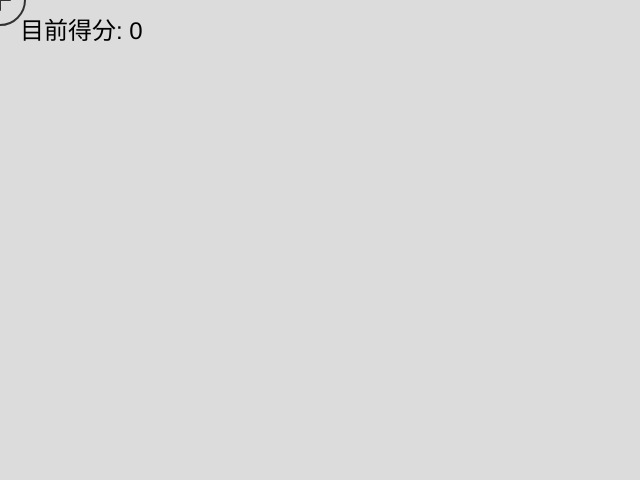
Frame 1 (no input)
Frame 60 (no input): identical to frame 1, image omitted
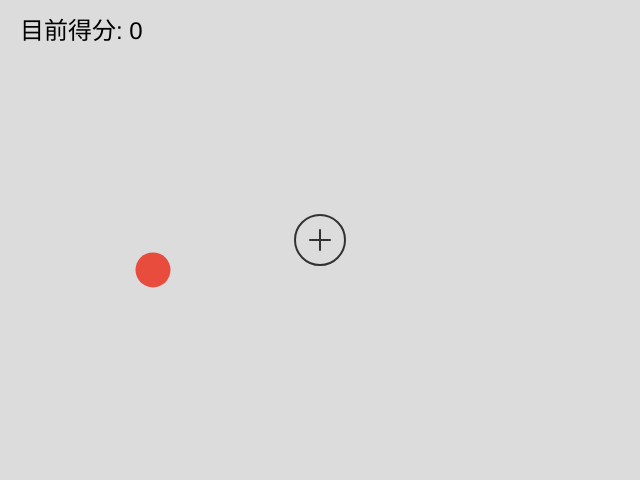
Frame 120 (the mouse pressed at the canvas centre since frame 60)

The p5.js sketch that drew these frames (run headless with seeded random() and noise() and a simulated clock; from frame 60 on, the mouse is pressed at the canvas centre):

// p5.js sketch
// ── sketch.js
// --- 全域變數定義 ---
let score = 0;          // 遊戲得分
let objects = [];       // 儲存掉落物的陣列
const netSize = 50;     // 保護網（滑鼠控制範圍）的直徑

function setup() {
  // 建立 640x480 的畫布
  createCanvas(640, 480);
}

function draw() {
  background(220); // 設定背景顏色為淺灰色

  // 1. 產生掉落物邏輯
  // frameCount 是 p5.js 內建變數，記錄從開始到現在跑了多少幀
  // 每 60 幀（大約 1 秒）產生一個新物件
  if (frameCount % 60 === 0) {
    // 隨機決定類型：0 為候鳥，1 為海洋垃圾
    let type = random([0, 1]);
    objects.push(new FallingObject(type));
  }

  // 2. 更新與顯示掉落物（使用倒序迴圈以安全刪除陣列元素）
  for (let i = objects.length - 1; i >= 0; i--) {
    let obj = objects[i];
    obj.move();
    obj.display();

    // 3. 碰撞偵測
    // 使用 dist() 判斷滑鼠（保護網中心）與掉落物的距離
    if (obj.checkCollision(mouseX, mouseY, netSize)) {
      // 接到物件時根據類型增減分數
      if (obj.type === 0) {
        score += 10; // 接到候鳥加 10 分
      } else {
        score -= 5;  // 接到垃圾扣 5 分
      }
      // 移除該物件
      objects.splice(i, 1);
    } 
    // 4. 超出畫面處理
    else if (obj.y > height + obj.size) {
      // 如果物件掉出底部，直接移除
      objects.splice(i, 1);
    }
  }

  // 5. 繪製保護網（滑鼠位置）
  drawNet(mouseX, mouseY);

  // 6. 顯示得分訊息
  displayScore();
}

/**
 * 繪製保護網的視覺化函數
 */
function drawNet(x, y) {
  noFill();
  stroke(50);
  strokeWeight(2);
  // 繪製圓形保護網
  ellipse(x, y, netSize, netSize);
  // 繪製簡單的瞄準線
  line(x - 10, y, x + 10, y);
  line(x, y - 10, x, y + 10);
}

/**
 * 顯示得分顯示在畫面上
 */
function displayScore() {
  fill(0);
  noStroke();
  textSize(24);
  textAlign(LEFT, TOP);
  text(`目前得分: ${score}`, 20, 20);
}

// --- 物件導向設計：FallingObject 類別 ---
class FallingObject {
  constructor(type) {
    this.type = type; // 0: 候鳥, 1: 海洋垃圾
    this.size = 35;   // 物件大小
    this.x = random(this.size, width - this.size); // 隨機 X 座標
    this.y = -this.size; // 從畫面上方外部開始掉落
    this.speed = random(2, 6); // 隨機掉落速度
  }

  // 物件移動邏輯
  move() {
    this.y += this.speed;
  }

  // 物件顯示邏輯
  display() {
    noStroke();
    if (this.type === 0) {
      fill(46, 204, 113); // 綠色：候鳥
      ellipse(this.x, this.y, this.size);
      fill(255);
      textAlign(CENTER, CENTER);
      textSize(14);
      text("鳥", this.x, this.y);
    } else {
      fill(231, 76, 60);  // 紅色：海洋垃圾
      ellipse(this.x, this.y, this.size);
    }
  }

  // 碰撞偵測（判斷是否進入保護網）
  checkCollision(netX, netY, netD) {
    let d = dist(this.x, this.y, netX, netY);
    return d < (this.size / 2 + netD / 2);
  }
}
